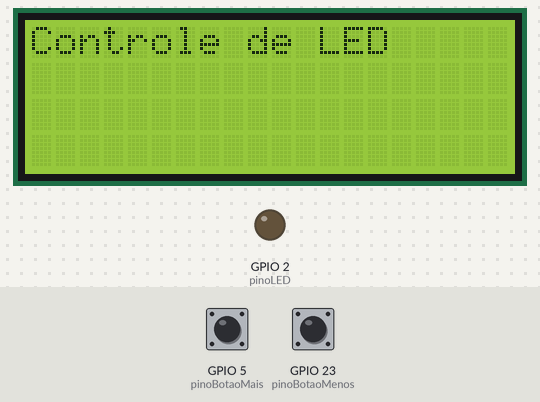
The program below on a simulated ESP32. Shown: 20×4 character LCD, output pins drawn as LEDs (lit = HIGH). Inputs (shaded band) come from the test bench; at power-on: GPIO 5 (pinoBotaoMais) HIGH, GPIO 23 (pinoBotaoMenos) HIGH. What the program prints to the serial monitor is not drawn.

Above: at 1.2 s.
1.3 s: GPIO 5 (pinoBotaoMais) pulled LOW for 0.15 s
At 2.5 s:
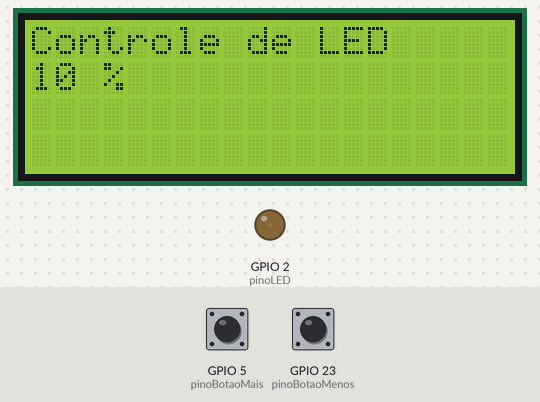
2.9 s: GPIO 23 (pinoBotaoMenos) pulled LOW for 0.15 s
At 3.7 s:
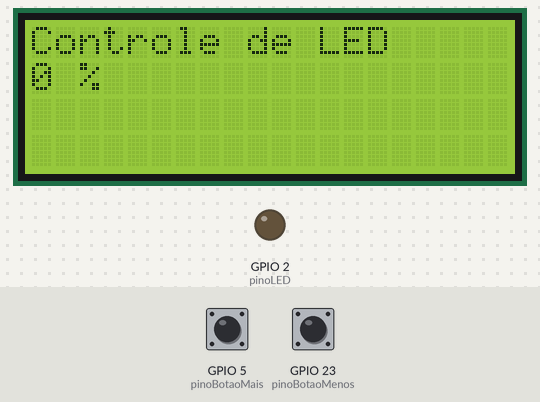
4.5 s: GPIO 5 (pinoBotaoMais) pulled LOW for 1 s
At 4.9 s:
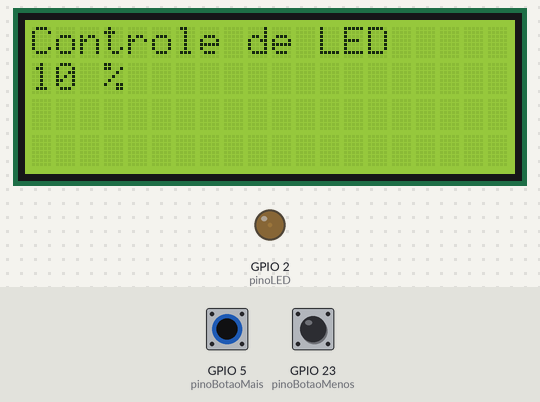
7.0 s: GPIO 23 (pinoBotaoMenos) pulled LOW for 1 s
At 8.0 s:
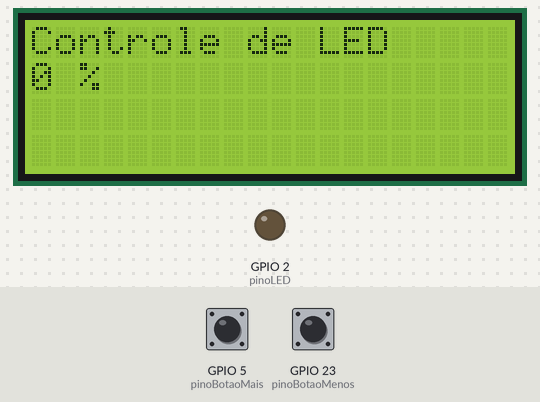
Timing chart, 0 to 10.0 s (numbered marks = the images above; inputs shaded):
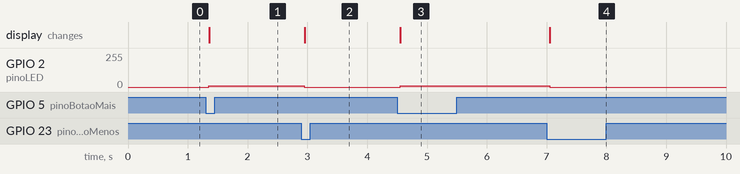

The program:

main.cpp
```cpp
#include <Arduino.h>
#include <Bounce2.h>
#include <LiquidCrystal_I2C.h>

/*const int pinoBotao = 23;
const int pinoLED = 22;
int cont = 0;
int estadoBotao;
int ultimoEstadoBotao = HIGH;
int estadoLED = LOW;

void setup() {

  Serial.begin(9600);

  pinMode(pinoLED, OUTPUT);
  pinMode(pinoBotao, INPUT_PULLUP);
}

void loop() {
  estadoBotao = digitalRead(pinoBotao);

  if (estadoBotao != ultimoEstadoBotao) {
    delay(50);

    if (estadoBotao == LOW) {
      estadoLED = !estadoLED;
      cont++;
      digitalWrite(pinoLED, estadoLED);
    }
  }

  ultimoEstadoBotao = estadoBotao;
  Serial.println(cont);
} */

// Atividade preesionar botão e led aumentar a intensidade de (0 a 100%)
//  escrever no lcd a porcentagem da intensidade do led
LiquidCrystal_I2C lcd(0x27, 20, 4);

const int pinoBotaoMais = 5;
const int pinoBotaoMenos = 23;
const int pinoLED = 2;

Bounce botaoMais = Bounce();
Bounce botaoMenos = Bounce();

int brilho = 0;

void setup()
{
  Serial.begin(9600);

  lcd.init();
  lcd.backlight();
  lcd.setCursor(0, 0);
  lcd.print("Controle de LED");

  pinMode(pinoLED, OUTPUT);
  pinMode(pinoBotaoMais, INPUT_PULLUP);
  pinMode(pinoBotaoMenos, INPUT_PULLUP);

  botaoMais.attach(pinoBotaoMais);
  botaoMais.interval(50);

  botaoMenos.attach(pinoBotaoMenos);
  botaoMenos.interval(50);
}

void loop()
{

  botaoMais.update();
  botaoMenos.update();

  if (botaoMais.fell())
  {
    brilho += 10;
    if (brilho > 255)
      brilho = 255;
    analogWrite(pinoLED, brilho);
    lcd.setCursor(0,1);
    lcd.print(String(brilho) + " % ");
    Serial.print("Brilho aumentado para: ");
    Serial.println(brilho);
  }

  if (botaoMenos.fell())
  {
    brilho -= 10;
    if (brilho < 0)
      brilho = 0;
    analogWrite(pinoLED, brilho);
    lcd.setCursor(0,1);
    lcd.print(String(brilho) + " % ");
    Serial.print("Brilho diminuído para: ");
    Serial.println(brilho);

  }
}

void atualizaLCD() {

  float porcentagem = (brilho / 255.0) * 100.0;

  lcd.setCursor(0, 1);
  lcd.print("Brilho: ");
  lcd.print((int)porcentagem);
  lcd.print("%    ");
   atualizaLCD();

}
```

Measured:
- after the input at 1.3 s, GPIO 2 (pinoLED): 0/255 → 10/255 after 0.05 s; the display: changes after 0.06 s (image 1)
- after the input at 2.9 s, GPIO 2 (pinoLED): 10/255 → 0/255 after 0.05 s; the display: changes after 0.06 s (image 2)
- after the input at 4.5 s, GPIO 2 (pinoLED): 0/255 → 10/255 after 0.05 s; the display: changes after 0.06 s (image 3)
- after the input at 7.0 s, GPIO 2 (pinoLED): 10/255 → 0/255 after 0.05 s; the display: changes after 0.06 s (image 4)
